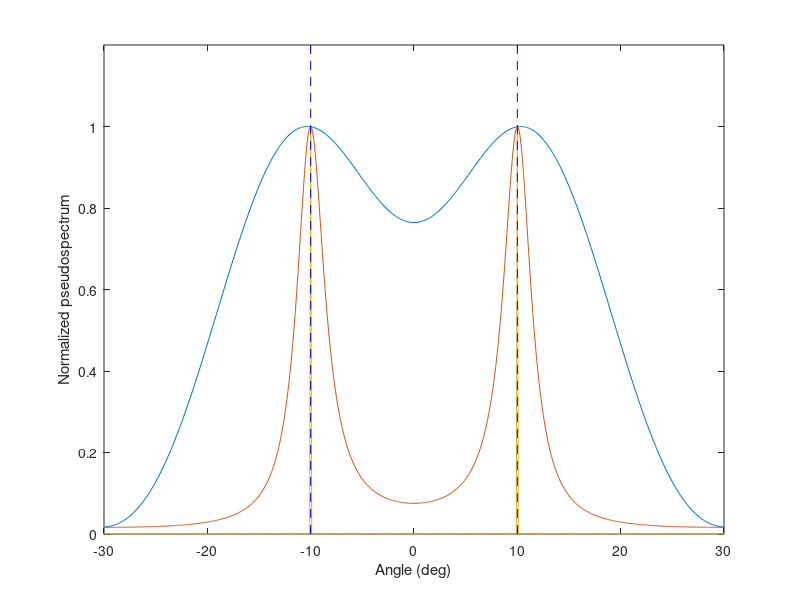

MATLAB code for this plot: (Note: this script raises an error after producing the figure.)
j=sqrt(-1);
antenna_num=6;
target_num=2;
noise_pw=0.1;
theta=[-10, 10];

alpha=[1;1];
Rss=[1 0;0 1];

%steering matix 만들기
mat_steer=zeros(antenna_num,size(theta,2));
for ii=1:size(theta,2)
    for jj=1:antenna_num
        mat_steer(jj,ii)=exp(j*pi*(jj-1)*sin(theta(ii)*pi/180));
    end
end

%Rxx 만들기
Rxx=mat_steer*Rss*mat_steer'+noise_pw*eye(antenna_num);


%의사 스펙트럼 만들기(Bartlett, Capon)
mat_alpha=zeros(antenna_num,1);
theta_start=-90;
theta_end=90;
theta_int=0.1;

P_Bartlett=zeros(1,(theta_end-theta_start)/theta_int+1);
P_Capon=zeros(1,(theta_end-theta_start)/theta_int+1);

mm=1;
for delta_theta=theta_start:theta_int:theta_end
    %일단 각 theta에 맞는 alpha matrix를 만들어보자
    for kk=1:antenna_num
        mat_alpha(kk,1)=exp(j*pi*(kk-1)*sin(delta_theta*pi/180));
    end
    P_Bartlett(1,mm)=(mat_alpha'*Rxx*mat_alpha)/(mat_alpha'*mat_alpha);
    P_Capon(1,mm)=1/(mat_alpha'*inv(Rxx)*mat_alpha);
    mm=mm+1;
end

%의사 스펙트럼 만들기(MUSIC)
[eigen_vec, eigen_val]=eig(Rxx);
eigen_vec_n=eigen_vec(:, 1:antenna_num-size(theta,2));
P_MUSIC=zeros(1,(theta_end-theta_start)/theta_int+1);

mm=1;
for delta_theta=theta_start:theta_int:theta_end
    for kk=1:antenna_num
        mat_alpha(kk,1)=exp(j*pi*(kk-1)*sin(delta_theta*pi/180));
    end
    P_MUSIC(1,mm)=(mat_alpha'*mat_alpha)/(mat_alpha'*eigen_vec_n*eigen_vec_n'*mat_alpha);
    mm=mm+1;
end

plot(theta_start:theta_int:theta_end, abs(P_Bartlett)/max(abs(P_Bartlett)),theta_start:theta_int:theta_end, abs(P_Capon)/max(abs(P_Capon)),...
    theta_start:theta_int:theta_end, abs(P_MUSIC)/max(abs(P_MUSIC)));   
xlabel('Angle (deg)')
ylabel('Normalized pseudospectrum')
axis([-30 30 0 1.2])
hold on
line([theta(1) theta(1)], [0 1.2], 'Color', 'b', 'LineStyle','--')
line([theta(2) theta(2)], [0 1.2], 'Color', 'b', 'Linestyle', '--')
hold of
grid on
legend('Bartlett','Capon','MUSIC','|theta_1','|theta2','FontSize',12 )

